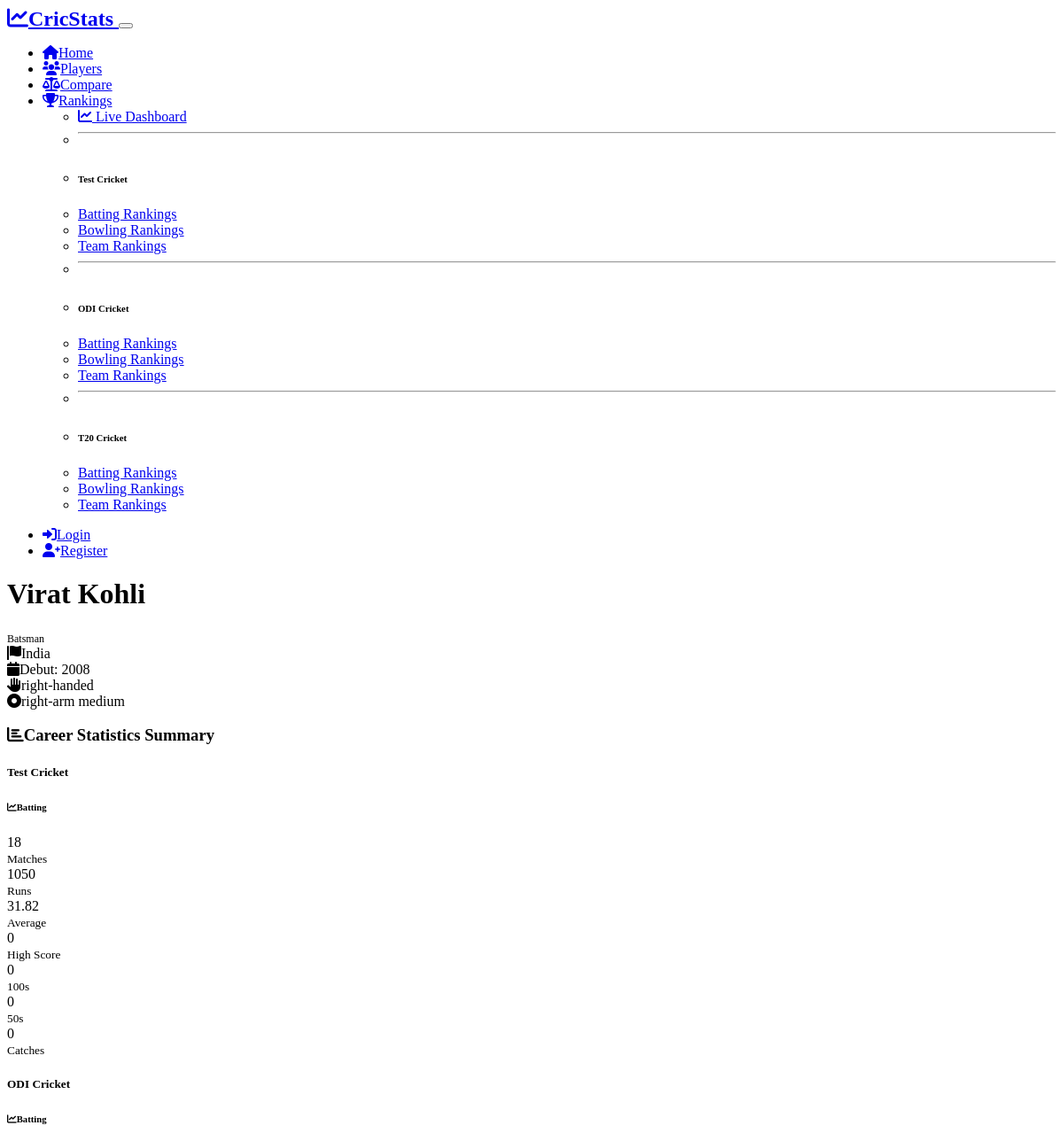
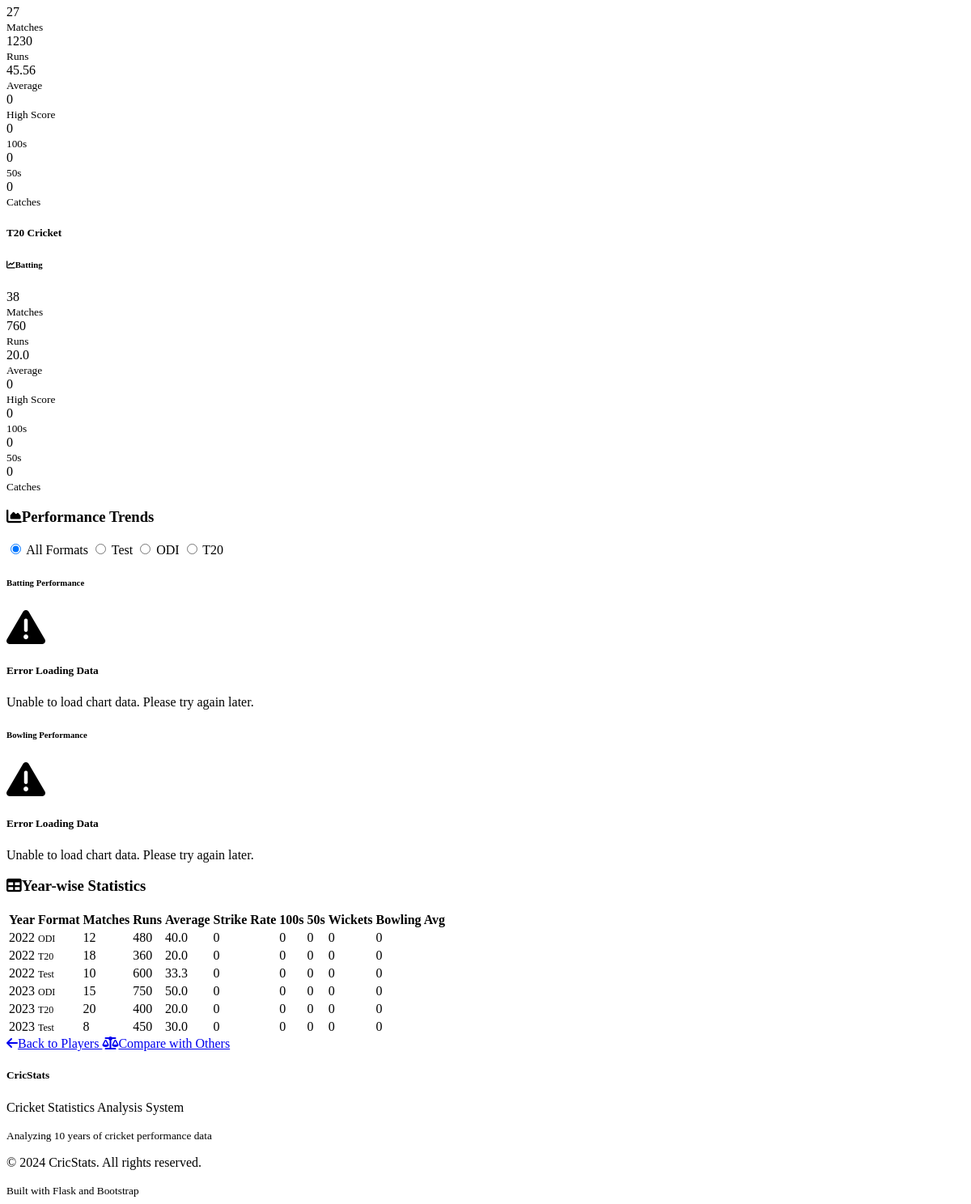
Screenshot of /player/1 with the database file from the repository (2 pictures, top to bottom).
### models.py (models this page shows, shortened)
class Player(db.Model):
    id = db.Column(db.Integer, primary_key=True)
    name = db.Column(db.String(100), nullable=False)
    country = db.Column(db.String(50), nullable=False)
    debut_year = db.Column(db.Integer, nullable=False)
    player_type = db.Column(db.String(20), nullable=False)  # batsman, bowler, all-rounder, wicket-keeper
    birth_date = db.Column(db.Date)
    batting_style = db.Column(db.String(20))  # right-handed, left-handed
    bowling_style = db.Column(db.String(50))  # right-arm fast, left-arm spin, etc.
    created_at = db.Column(db.DateTime, default=datetime.utcnow)
    updated_at = db.Column(db.DateTime, default=datetime.utcnow, onupdate=datetime.utcnow)
    statistics = db.relationship('PlayerStatistic', backref='player', lazy=True, cascade='all, delete-orphan')

class PlayerStatistic(db.Model):
    id = db.Column(db.Integer, primary_key=True)
    player_id = db.Column(db.Integer, db.ForeignKey('player.id'), nullable=False)
    format = db.Column(db.String(10), nullable=False)  # Test, ODI, T20
    year = db.Column(db.Integer, nullable=False)
    matches = db.Column(db.Integer, default=0)
    innings = db.Column(db.Integer, default=0)
    runs = db.Column(db.Integer, default=0)
    not_outs = db.Column(db.Integer, default=0)
    highest_score = db.Column(db.Integer, default=0)
    average = db.Column(db.Float, default=0.0)
    strike_rate = db.Column(db.Float, default=0.0)
    hundreds = db.Column(db.Integer, default=0)
    fifties = db.Column(db.Integer, default=0)
    fours = db.Column(db.Integer, default=0)
    sixes = db.Column(db.Integer, default=0)
    balls_bowled = db.Column(db.Integer, default=0)
    overs_bowled = db.Column(db.Float, default=0.0)
    wickets = db.Column(db.Integer, default=0)
    runs_conceded = db.Column(db.Integer, default=0)
    bowling_average = db.Column(db.Float, default=0.0)
    economy_rate = db.Column(db.Float, default=0.0)
    bowling_strike_rate = db.Column(db.Float, default=0.0)
    five_wickets = db.Column(db.Integer, default=0)
    ten_wickets = db.Column(db.Integer, default=0)
    best_bowling = db.Column(db.String(10))  # e.g., "7/46"
    catches = db.Column(db.Integer, default=0)
    stumpings = db.Column(db.Integer, default=0)
    created_at = db.Column(db.DateTime, default=datetime.utcnow)
    updated_at = db.Column(db.DateTime, default=datetime.utcnow, onupdate=datetime.utcnow)
    __table_args__ = (
        Index('idx_player_format_year', 'player_id', 'format', 'year'),
        Index('idx_format_year', 'format', 'year'),
    )

### routes.py (the view)
@app.route('/player/<int:player_id>')
def player_detail(player_id):
    player = Player.query.get_or_404(player_id)
    career_stats = get_player_career_stats(player_id)
    yearly_stats = PlayerStatistic.query.filter_by(player_id=player_id)\
                                       .order_by(PlayerStatistic.year)\
                                       .all()
    return render_template('player_detail.html',
                         player=player,
                         career_stats=career_stats,
                         yearly_stats=yearly_stats)

### templates/player_detail.html (shortened to what this page needs)
{% extends "base.html" %}
{% block content %}
<div class="container mt-4">
    <div class="row mb-4">
        <div class="col-12">
            <div class="card">
                <div class="card-body">
                    <div class="row align-items-center">
                        <div class="col-md-8">
                            <h1 class="mb-2">{{ player.name }}</h1>
                            <div class="row g-3">
                                <div class="col-auto">
                                    <span class="badge bg-primary fs-6">{{ player.player_type.title() }}</span>
                                </div>
                                <div class="col-auto">
                                    <i class="fas fa-flag me-1"></i>{{ player.country }}
                                </div>
                                <div class="col-auto">
                                    <i class="fas fa-calendar me-1"></i>Debut: {{ player.debut_year }}
                                </div>
                                {% if player.batting_style %}
                                    <div class="col-auto">
                                        <i class="fas fa-hand-paper me-1"></i>{{ player.batting_style }}
                                    </div>
                                {% endif %}
                                {% if player.bowling_style %}
                                    <div class="col-auto">
                                        <i class="fas fa-dot-circle me-1"></i>{{ player.bowling_style }}
                                    </div>
                                {% endif %}
                            </div>
                        </div>
                    </div>
                </div>
            </div>
        </div>
    </div>
    {% if career_stats %}
        <div class="row mb-4">
            <div class="col-12">
                <h3 class="mb-3">
                    <i class="fas fa-chart-bar me-2"></i>Career Statistics Summary
                </h3>
            </div>
            {% for format, stats in career_stats.items() %}
                {% if stats %}
                    <div class="col-lg-4 mb-3">
                        <div class="card h-100">
                            <div class="card-header">
                                <h5 class="mb-0 text-center">{{ format }} Cricket</h5>
                            </div>
                            <div class="card-body">
                                <h6 class="text-primary mb-2">
                                    <i class="fas fa-chart-line me-1"></i>Batting
                                </h6>
                                <div class="row g-2 mb-3">
                                    <div class="col-6">
                                        <div class="text-center p-2 border rounded">
                                            <div class="fw-bold">{{ stats.matches }}</div>
                                            <small class="text-muted">Matches</small>
                                        </div>
                                    </div>
                                    <div class="col-6">
                                        <div class="text-center p-2 border rounded">
                                            <div class="fw-bold">{{ stats.runs }}</div>
                                            <small class="text-muted">Runs</small>
                                        </div>
                                    </div>
                                    <div class="col-6">
                                        <div class="text-center p-2 border rounded">
                                            <div class="fw-bold">{{ stats.batting_average }}</div>
                                            <small class="text-muted">Average</small>
                                        </div>
                                    </div>
                                    <div class="col-6">
                                        <div class="text-center p-2 border rounded">
                                            <div class="fw-bold">{{ stats.highest_score }}</div>
                                            <small class="text-muted">High Score</small>
                                        </div>
                                    </div>
                                </div>
                                <div class="d-flex justify-content-around">
                                    <div class="text-center">
                                        <div class="fw-bold text-success">{{ stats.hundreds }}</div>
                                        <small class="text-muted">100s</small>
                                    </div>
                                    <div class="text-center">
                                        <div class="fw-bold text-info">{{ stats.fifties }}</div>
                                        <small class="text-muted">50s</small>
                                    </div>
                                    <div class="text-center">
                                        <div class="fw-bold text-warning">{{ stats.catches }}</div>
                                        <small class="text-muted">Catches</small>
                                    </div>
                                </div>
                            </div>
                        </div>
                    </div>
                {% endif %}
            {% endfor %}
        </div>
    {% endif %}
    {% if yearly_stats %}
        <div class="row mb-4">
            <div class="col-12">
                <h3 class="mb-3">
                    <i class="fas fa-chart-area me-2"></i>Performance Trends
                </h3>
            </div>
            <div class="col-12 mb-3">
                <div class="btn-group" role="group" aria-label="Format filter">
                    <input type="radio" class="btn-check" name="formatFilter" id="all-formats" value="" checked>
                    <label class="btn btn-outline-primary" for="all-formats">All Formats</label>
                    <input type="radio" class="btn-check" name="formatFilter" id="test-format" value="Test">
                    <label class="btn btn-outline-primary" for="test-format">Test</label>
                    <input type="radio" class="btn-check" name="formatFilter" id="odi-format" value="ODI">
                    <label class="btn btn-outline-primary" for="odi-format">ODI</label>
                    <input type="radio" class="btn-check" name="formatFilter" id="t20-format" value="T20">
                    <label class="btn btn-outline-primary" for="t20-format">T20</label>
                </div>
            </div>
            <div class="col-lg-6 mb-4">
                <div class="card">
                    <div class="card-header">
                        <h6 class="mb-0">Batting Performance</h6>
                    </div>
                    <div class="card-body">
                    </div>
                </div>
            </div>
            <div class="col-lg-6 mb-4">
                <div class="card">
                    <div class="card-header">
                        <h6 class="mb-0">Bowling Performance</h6>
                    </div>
                    <div class="card-body">
                    </div>
                </div>
            </div>
        </div>
    {% endif %}
    {% if yearly_stats %}
        <div class="row mb-4">
            <div class="col-12">
                <h3 class="mb-3">
                    <i class="fas fa-table me-2"></i>Year-wise Statistics
                </h3>
                <div class="card">
                    <div class="card-body">
                        <div class="table-responsive">
                            <table class="table table-striped table-hover">
                                <thead class="table-dark">
                                    <tr>
                                        <th>Year</th>
                                        <th>Format</th>
                                        <th>Matches</th>
                                        <th>Runs</th>
                                        <th>Average</th>
                                        <th>Strike Rate</th>
                                        <th>100s</th>
                                        <th>50s</th>
                                        <th>Wickets</th>
                                        <th>Bowling Avg</th>
                                    </tr>
                                </thead>
                                <tbody>
                                    {% for stat in yearly_stats %}
                                        <tr>
                                            <td>{{ stat.year }}</td>
                                            <td><span class="badge bg-secondary">{{ stat.format }}</span></td>
                                            <td>{{ stat.matches or 0 }}</td>
                                            <td>{{ stat.runs or 0 }}</td>
                                            <td>{{ stat.average or 0 }}</td>
                                            <td>{{ stat.strike_rate or 0 }}</td>
                                            <td>{{ stat.hundreds or 0 }}</td>
                                            <td>{{ stat.fifties or 0 }}</td>
                                            <td>{{ stat.wickets or 0 }}</td>
                                            <td>{{ stat.bowling_average or 0 }}</td>
                                        </tr>
                                    {% endfor %}
                                </tbody>
                            </table>
                        </div>
                    </div>
                </div>
            </div>
        </div>
    {% endif %}
    <div class="row mt-4">
        <div class="col-12">
            <div class="d-flex justify-content-between">
                <a href="{{ url_for('players') }}" class="btn btn-outline-secondary">
                    <i class="fas fa-arrow-left me-2"></i>Back to Players
                </a>
                <a href="{{ url_for('compare') }}" class="btn btn-primary">
                    <i class="fas fa-balance-scale me-2"></i>Compare with Others
                </a>
            </div>
        </div>
    </div>
</div>
{% endblock %}

### rows the page displays
Player: name "Virat Kohli", player_type "Batsman", country "India", debut_year "2008", batting_style "right-handed", bowling_style "right-arm medium"
PlayerStatistic: year "2022", format "ODI", matches "12", runs "480", average "40.0", strike_rate "0", hundreds "0", fifties "0", wickets "0", bowling_average "0"
PlayerStatistic: year "2022", format "T20", matches "18", runs "360", average "20.0", strike_rate "0", hundreds "0", fifties "0", wickets "0", bowling_average "0"
PlayerStatistic: year "2022", format "Test", matches "10", runs "600", average "33.3", strike_rate "0", hundreds "0", fifties "0", wickets "0", bowling_average "0"
PlayerStatistic: year "2023", format "ODI", matches "15", runs "750", average "50.0", strike_rate "0", hundreds "0", fifties "0", wickets "0", bowling_average "0"
PlayerStatistic: year "2023", format "T20", matches "20", runs "400", average "20.0", strike_rate "0", hundreds "0", fifties "0", wickets "0", bowling_average "0"
PlayerStatistic: year "2023", format "Test", matches "8", runs "450", average "30.0", strike_rate "0", hundreds "0", fifties "0", wickets "0", bowling_average "0"

### other values shown
{{ stats.matches }} "18" "27" "38"
{{ stats.runs }} "1050" "1230" "760"
{{ stats.batting_average }} "31.82" "45.56" "20.0"
{{ stats.highest_score }} "0" "0" "0"
{{ stats.hundreds }} "0" "0" "0"
{{ stats.fifties }} "0" "0" "0"
{{ stats.catches }} "0" "0" "0"
